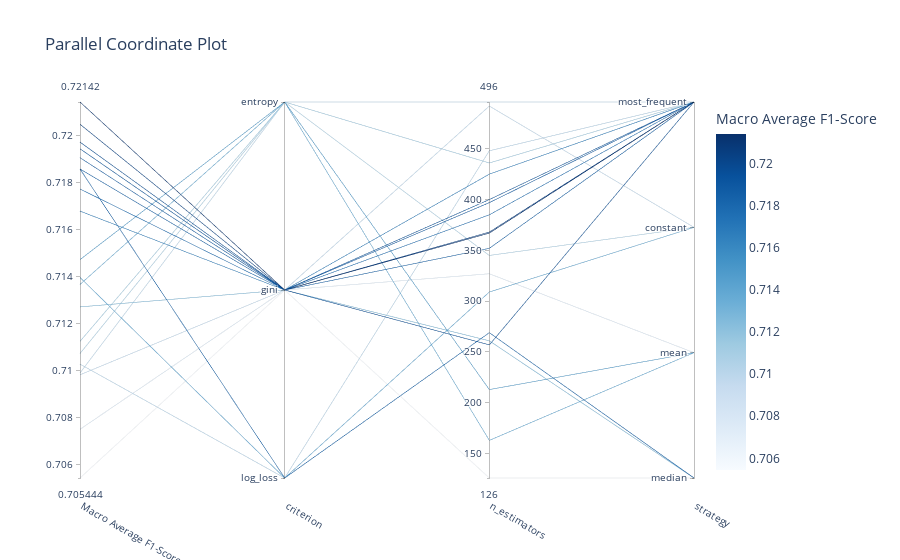

Source (notebook cell):
### Code cell
# Gráfico de coordenadas paralelas
plot_parallel_coordinate(study, target_name="Macro Average F1-Score")

### Figure 1 — Plotly figure (JSON) as saved in the notebook; plotly's stock layout.template omitted (floating-point values rounded to 4 significant figures)
{"data": [{"dimensions": [{"label": "Macro Average F1-Score", "range": [0.7054, 0.7214], "values": [0.7186, 0.7075, 0.7098, 0.714, 0.7107, 0.7214, 0.7099, 0.7137, 0.7112, 0.7147, 0.7191, 0.7177, 0.7194, 0.7168, 0.7127, 0.7186, 0.7103, 0.7205, 0.7054, 0.7197]}, {"label": "criterion", "range": [0, 2], "ticktext": ["log_loss", "gini", "entropy"], "tickvals": [0, 1, 2], "values": [0, 1, 1, 0, 2, 1, 2, 2, 2, 2, 1, 1, 1, 1, 1, 1, 0, 1, 1, 1]}, {"label": "n_estimators", "range": [126, 496], "values": [269, 327, 492, 309, 345, 367, 496, 163, 436, 213, 397, 385, 400, 425, 261, 352, 448, 368, 126, 257]}, {"label": "strategy", "range": [0, 3], "ticktext": ["median", "mean", "constant", "most_frequent"], "tickvals": [0, 1, 2, 3], "values": [0, 1, 2, 2, 2, 3, 3, 1, 3, 1, 3, 3, 3, 3, 0, 3, 3, 3, 0, 3]}], "labelangle": 30, "labelside": "bottom", "line": {"color": [0.7186, 0.7075, 0.7098, 0.714, 0.7107, 0.7214, 0.7099, 0.7137, 0.7112, 0.7147, 0.7191, 0.7177, 0.7194, 0.7168, 0.7127, 0.7186, 0.7103, 0.7205, 0.7054, 0.7197], "colorbar": {"title": {"text": "Macro Average F1-Score"}}, "colorscale": [[0, "rgb(247,251,255)"], [0.125, "rgb(222,235,247)"], [0.25, "rgb(198,219,239)"], [0.375, "rgb(158,202,225)"], [0.5, "rgb(107,174,214)"], [0.625, "rgb(66,146,198)"], [0.75, "rgb(33,113,181)"], [0.875, "rgb(8,81,156)"], [1, "rgb(8,48,107)"]], "reversescale": false, "showscale": true}, "type": "parcoords"}], "layout": {"title": {"text": "Parallel Coordinate Plot"}}}
